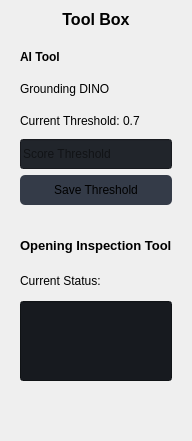
                 <widget class="QFrame" name="extraRightBox">
                  <property name="minimumSize">
                   <size>
                    <width>0</width>
                    <height>0</height>
                   </size>
                  </property>
                  <property name="maximumSize">
                   <size>
                    <width>0</width>
                    <height>16777215</height>
                   </size>
                  </property>
                  <property name="frameShape">
                   <enum>QFrame::Shape::NoFrame</enum>
                  </property>
                  <property name="frameShadow">
                   <enum>QFrame::Shadow::Raised</enum>
                  </property>
                  <layout class="QVBoxLayout" name="verticalLayout_7">
                   <property name="spacing">
                    <number>0</number>
                   </property>
                   <property name="leftMargin">
                    <number>0</number>
                   </property>
                   <property name="topMargin">
                    <number>0</number>
                   </property>
                   <property name="rightMargin">
                    <number>0</number>
                   </property>
                   <property name="bottomMargin">
                    <number>0</number>
                   </property>
                   <item>
                    <widget class="QFrame" name="themeSettingsTopDetail">
                     <property name="maximumSize">
                      <size>
                       <width>16777215</width>
                       <height>3</height>
                      </size>
                     </property>
                     <property name="frameShape">
                      <enum>QFrame::Shape::NoFrame</enum>
                     </property>
                     <property name="frameShadow">
                      <enum>QFrame::Shadow::Raised</enum>
                     </property>
                    </widget>
                   </item>
                   <item>
                    <widget class="QFrame" name="contentSettings">
                     <property name="frameShape">
                      <enum>QFrame::Shape::NoFrame</enum>
                     </property>
                     <property name="frameShadow">
                      <enum>QFrame::Shadow::Raised</enum>
                     </property>
                     <layout class="QVBoxLayout" name="verticalLayout_13">
                      <property name="spacing">
                       <number>0</number>
                      </property>
                      <property name="leftMargin">
                       <number>0</number>
                      </property>
                      <property name="topMargin">
                       <number>0</number>
                      </property>
                      <property name="rightMargin">
                       <number>0</number>
                      </property>
                      <property name="bottomMargin">
                       <number>0</number>
                      </property>
                      <item>
                       <widget class="QFrame" name="frame">
                        <property name="styleSheet">
                         <string notr="true">background: transparent;</string>
                        </property>
                        <property name="frameShape">
                         <enum>QFrame::Shape::StyledPanel</enum>
                        </property>
                        <property name="frameShadow">
                         <enum>QFrame::Shadow::Raised</enum>
                        </property>
                        <layout class="QVBoxLayout" name="verticalLayout_14">
                         <item>
                          <widget class="QLabel" name="label_2">
                           <property name="text">
                            <string>&lt;html&gt;&lt;head/&gt;&lt;body&gt;&lt;p align=&quot;center&quot;&gt;&lt;span style=&quot; font-size:12pt; font-weight:700;&quot;&gt;Tool Box&lt;/span&gt;&lt;/p&gt;&lt;/body&gt;&lt;/html&gt;</string>
                           </property>
                          </widget>
                         </item>
                         <item>
                          <widget class="QFrame" name="frame_2">
                           <property name="minimumSize">
                            <size>
                             <width>0</width>
                             <height>180</height>
                            </size>
                           </property>
                           <property name="styleSheet">
                            <string notr="true">background: transparent;</string>
                           </property>
                           <property name="frameShape">
                            <enum>QFrame::Shape::StyledPanel</enum>
                           </property>
                           <property name="frameShadow">
                            <enum>QFrame::Shadow::Raised</enum>
                           </property>
                           <layout class="QVBoxLayout" name="verticalLayout_17">
                            <item>
                             <widget class="QLabel" name="label_3">
                              <property name="text">
                               <string>&lt;html&gt;&lt;head/&gt;&lt;body&gt;&lt;p&gt;&lt;span style=&quot; font-weight:700;&quot;&gt;AI Tool&lt;/span&gt;&lt;/p&gt;&lt;/body&gt;&lt;/html&gt;</string>
                              </property>
                             </widget>
                            </item>
                            <item>
                             <widget class="QLabel" name="label_6">
                              <property name="text">
                               <string>Grounding DINO</string>
                              </property>
                             </widget>
                            </item>
                            <item>
                             <widget class="QLabel" name="gdinoThresholdLabel">
                              <property name="text">
                               <string>Current Threshold: 0.7</string>
                              </property>
                             </widget>
                            </item>
                            <item>
                             <widget class="QLineEdit" name="gdinoThresholdLineEdit">
                              <property name="minimumSize">
                               <size>
                                <width>0</width>
                                <height>30</height>
                               </size>
                              </property>
                              <property name="styleSheet">
                               <string notr="true">background-color: rgb(33, 37, 43);</string>
                              </property>
                              <property name="placeholderText">
                               <string>Score Threshold</string>
                              </property>
                             </widget>
                            </item>
                            <item>
                             <widget class="QPushButton" name="gdinoThresholdButton">
                              <property name="minimumSize">
                               <size>
                                <width>0</width>
                                <height>30</height>
                               </size>
                              </property>
                              <property name="styleSheet">
                               <string notr="true">.QPushButton { background-color: rgb(52, 59, 72); border: none;  border-radius: 5px; }
.QPushButton:hover { background-color: rgb(44, 49, 57); border-style: solid; border-radius: 4px; }
.QPushButton:pressed { background-color: rgb(23, 26, 30); border-style: solid; border-radius: 4px; }
.QPushButton:checked { background-color: rgb(23, 26, 30); border-style: solid; border-radius: 4px; }
</string>
                              </property>
                              <property name="text">
                               <string>Save Threshold</string>
                              </property>
                              <property name="icon">
                               <iconset resource="resources.qrc">
                                <normaloff>:/icons/images/icons/cil-pencil.png</normaloff>:/icons/images/icons/cil-pencil.png</iconset>
                              </property>
                             </widget>
                            </item>
                           </layout>
                          </widget>
                         </item>
                         <item>
                          <widget class="QFrame" name="frame_3">
                           <property name="minimumSize">
                            <size>
                             <width>0</width>
                             <height>170</height>
                            </size>
                           </property>
                           <property name="styleSheet">
                            <string notr="true">background: transparent;</string>
                           </property>
                           <property name="frameShape">
                            <enum>QFrame::Shape::StyledPanel</enum>
                           </property>
                           <property name="frameShadow">
                            <enum>QFrame::Shadow::Raised</enum>
                           </property>
                           <layout class="QVBoxLayout" name="verticalLayout_18">
                            <item>
                             <widget class="QLabel" name="label_4">
                              <property name="text">
                               <string>&lt;html&gt;&lt;head/&gt;&lt;body&gt;&lt;p&gt;&lt;span style=&quot; font-size:10pt; font-weight:700;&quot;&gt;Opening Inspection Tool&lt;/span&gt;&lt;/p&gt;&lt;/body&gt;&lt;/html&gt;</string>
                              </property>
                             </widget>
                            </item>
                            <item>
                             <widget class="QLabel" name="label_5">
                              <property name="text">
                               <string>Current Status: </string>
                              </property>
                             </widget>
                            </item>
                            <item>
                             <widget class="QLineEdit" name="OpeningStatusLineEdit">
                              <property name="minimumSize">
                               <size>
                                <width>0</width>
                                <height>80</height>
                               </size>
                              </property>
                              <property name="styleSheet">
                               <string notr="true">background-color: rgb(23, 26, 31);font: 24pt &quot;HY견고딕&quot;;</string>
                              </property>
                              <property name="text">
                               <string/>
                              </property>
                              <property name="alignment">
                               <set>Qt::AlignmentFlag::AlignCenter</set>
                              </property>
                              <property name="readOnly">
                               <bool>true</bool>
                              </property>
                              <property name="placeholderText">
                               <string/>
                              </property>
                             </widget>
                            </item>
                           </layout>
                          </widget>
                         </item>
                         <item>
                          <spacer name="verticalSpacer">
                           <property name="orientation">
                            <enum>Qt::Orientation::Vertical</enum>
                           </property>
                           <property name="sizeHint" stdset="0">
                            <size>
                             <width>20</width>
                             <height>40</height>
                            </size>
                           </property>
                          </spacer>
                         </item>
                        </layout>
                       </widget>
                      </item>
                     </layout>
                    </widget>
                   </item>
                  </layout>
                 </widget>
